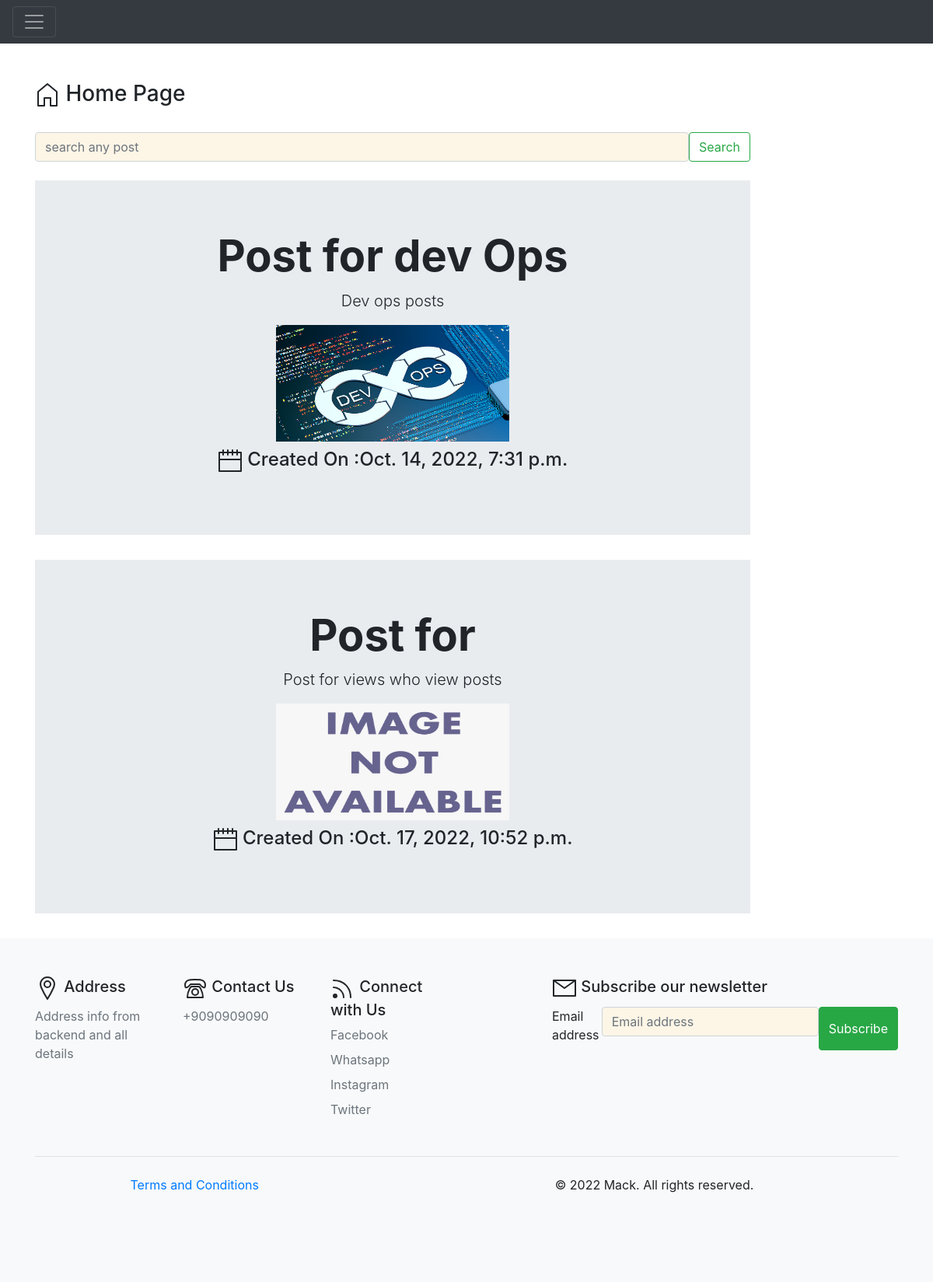
The page / on the database its author committed.
### blog/models.py (models this page shows, shortened)
class Post(models.Model):
    title = models.CharField(max_length=500)
    description = models.TextField(max_length=500)
    photo = models.ImageField(upload_to='static/images/',blank=True)
    created_at = models.DateTimeField(auto_now_add=True)
    updated_at = models.DateTimeField(auto_now=True)
    class Meta:
        verbose_name = 'Post'
        verbose_name_plural = 'Post'

### blog/views.py (the view)
# urls.py: 2. Add a URL to urlpatterns:  path('', views.home, name='home')
def home(request):
        posts = Post.objects.all().order_by('id')
        return render(request, 'blog/home.html', {'posts': posts},)

### blog/templates/blog/home.html (shortened to what this page needs)
{% extends 'blog/base.html' %}
{% load  static %}
{% block content%}
<div class="col-sm-10">
    <h3>
      <svg id="i-home" xmlns="http://www.w3.org/2000/svg" viewBox="0 0 32 32" width="32" height="32" fill="none" stroke="currentcolor" stroke-linecap="round" stroke-linejoin="round" stroke-width="2">
        <path d="M12 20 L12 30 4 30 4 12 16 2 28 12 28 30 20 30 20 20 Z" />
    </svg>
    Home Page
    </h3><br>
    <form class="d-flex" role="search"  action="{% url 'search'%}">
        <input class="form-control me-2" type="search" placeholder="search any post" name="search">
        <button class="btn btn-outline-success" type="submit">Search</button>
      </form>
      <br>
    {%for post in posts%}
    <div class="jumbotron jumbotron-fluid">
        <div class="container text-center">
            <h1 class="display-4 font-weight-bold">{{post.title}}</h1>
            <p class="lead">{{post.description}}</p>
            {% if post.photo%}
            <img src="{{post.photo.url}}" alt="no image found" height=150 width=300 >
            {% else %}
            <td><img src="/static/images/image_not_found.png" alt="" height=150 width=300></img></td>
            {% endif %}
          <div class="container py-2">
            <h4 ><svg id="i-calendar" xmlns="http://www.w3.org/2000/svg" viewBox="0 0 32 32" width="32" height="32" fill="none" stroke="currentcolor" stroke-linecap="round" stroke-linejoin="round" stroke-width="2">
              <path d="M2 6 L2 30 30 30 30 6 Z M2 15 L30 15 M7 3 L7 9 M13 3 L13 9 M19 3 L19 9 M25 3 L25 9" />
          </svg> Created On :{{post.created_at}}</h4>
        </div>
        </div>
    </div>
    {% endfor %}
</div>
{% endblock content%}

### blog/static/blog/css/style.css (style rules this page uses)
.form-control, .form-control:focus { background-color: oldlace; }

### rows shown on the page
Post: title "Post for dev Ops", description "Dev ops posts", photo (picture), created_at "Oct. 14, 2022, 7:31 p.m."
Post: title "Post for", description "Post for views who view posts", created_at "Oct. 17, 2022, 10:52 p.m."
